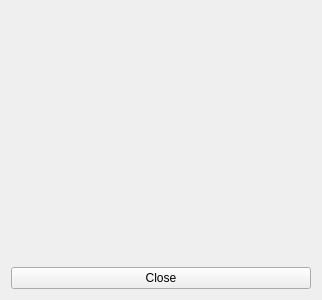
<?xml version="1.0" encoding="UTF-8"?>
<ui version="4.0">
 <class>Form</class>
 <widget class="QWidget" name="Form">
  <property name="geometry">
   <rect>
    <x>0</x>
    <y>0</y>
    <width>300</width>
    <height>297</height>
   </rect>
  </property>
  <property name="windowTitle">
   <string>Form</string>
  </property>
  <layout class="QGridLayout" name="gridLayout">
   <item row="1" column="0">
    <widget class="QPushButton" name="btnClose">
     <property name="text">
      <string>Close</string>
     </property>
    </widget>
   </item>
   <item row="0" column="0">
    <widget class="QLabel" name="textBox">
     <property name="minimumSize">
      <size>
       <width>300</width>
       <height>250</height>
      </size>
     </property>
     <property name="font">
      <font>
       <pointsize>12</pointsize>
      </font>
     </property>
     <property name="text">
      <string>&lt;html&gt;&lt;head/&gt;&lt;body&gt;&lt;p&gt;&lt;br/&gt;&lt;/p&gt;&lt;/body&gt;&lt;/html&gt;</string>
     </property>
     <property name="textFormat">
      <enum>Qt::AutoText</enum>
     </property>
     <property name="alignment">
      <set>Qt::AlignCenter</set>
     </property>
    </widget>
   </item>
  </layout>
 </widget>
 <resources/>
 <connections/>
</ui>
